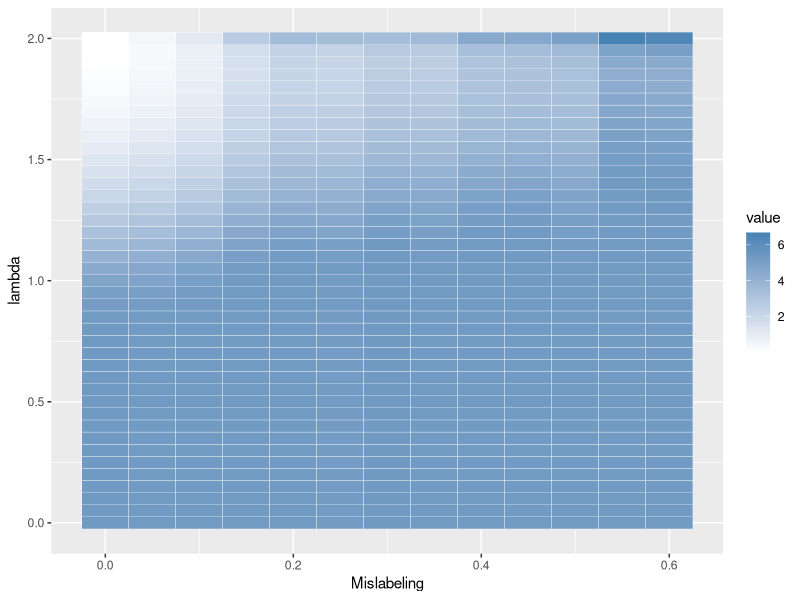

Write R code to recreate this figure.
library(glmnet)
library(reshape2)
library(ggplot2)

perm <- function(train, perc) {
len = length(train)
if(perc*len > 1){
tmp = train[1:(perc*len)]
tmp = sample(tmp)
result = c(tmp, train[(perc*len+1):len])
return(result)
}
return(train)
}



lambda = c(seq(0,2,0.05))
N = 300
P = 100
set.seed(489)

data = matrix( rnorm(N*P,mean=0,sd=1), N, P) 
training = data[1:(N/2),]
test = data[((N/2)+1):N,]

b1 = c(rep(1, 5))
b2 = c(rep(0, P-5))
b = c(b1,b2)
y = data%*%b
ytest = y[((N/2)+1):N]
ml = c(seq(0,0.6,0.05))

result = rep(0,length(lambda))

for(i in ml){
cvreg = cv.glmnet(data, perm(y,i), lambda = lambda, alpha = 1)

result = rbind(result,cvreg$cvm)

}
#lasso.mod <- glmnet(data, perm(y, 0.3), alpha = 1, lambda = lambda)
#lasso.pred <- predict(lasso.mod, lambda, newx = test)

#sqe = mean((lasso.pred-ytest)^2)^(1/2)


#mean(ytest-lasso.pred)

result = result[2:(length(ml)+1),]
hm = melt(result)

hm[1]<-rep(ml,length(lambda))
hm[,2]<-lambda[hm[,2]]

ggplot(hm, aes(Var1,Var2)) + geom_tile(aes(fill=value), colour = "white") +  scale_fill_gradient(low = "white", high = "steelblue") + labs(x = "Mislabeling", y = "lambda") 


